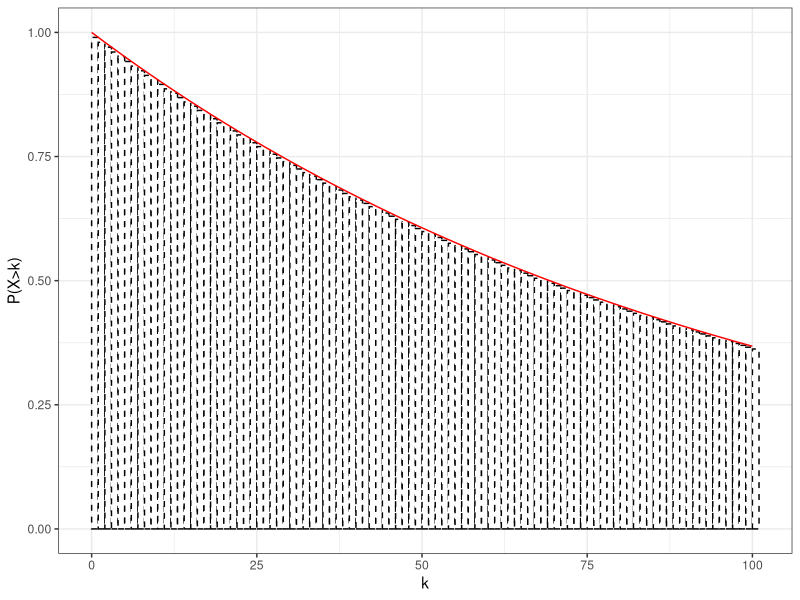

R code for this plot:
################
#---PACKAGES---#
################
require(ggplot2)
require(reshape2)


###################################
#--- EXPONENTIAL APPROXIMATION ---#
###################################
p = 0.01
k = c(0:100)
geomProbs = 1 - pgeom(k, prob = p)
expProbs = 1 - pexp(k, rate = p)

p <- ggplot()
p <- p + geom_rect( aes(xmin = k, xmax = k + 1, ymin = 0, ymax = geomProbs), linetype = 2, fill = "white", color = "black" )
p <- p + geom_line(aes(x = k, y = expProbs), color = "red")
p <- p + theme_bw()
p <- p + xlab("k") + ylab("P(X>k)")
p

